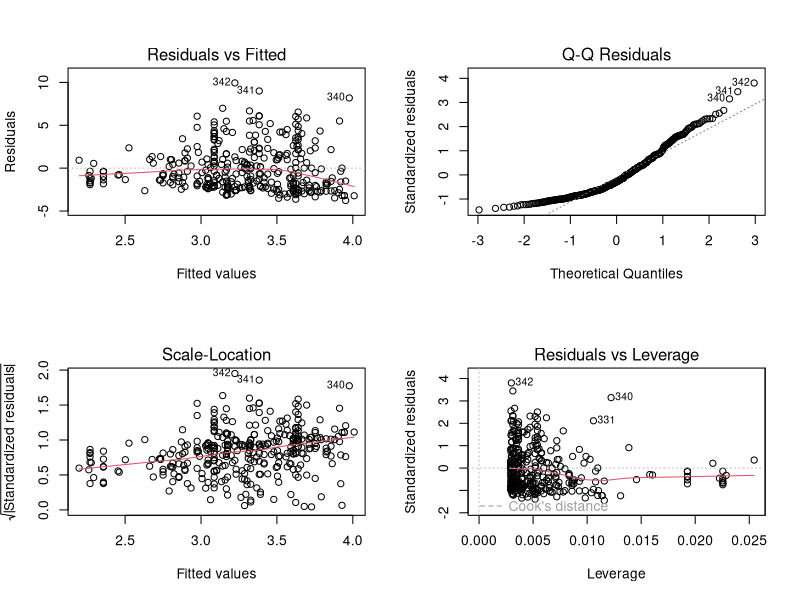
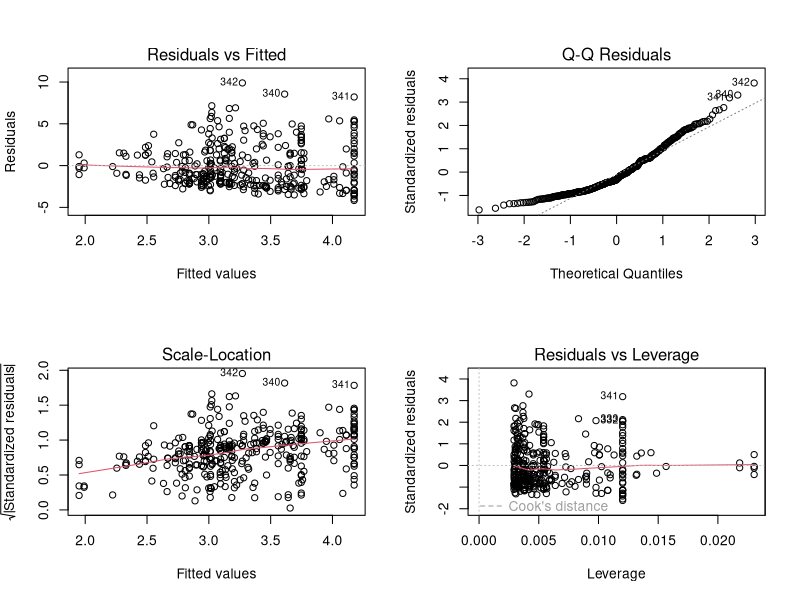
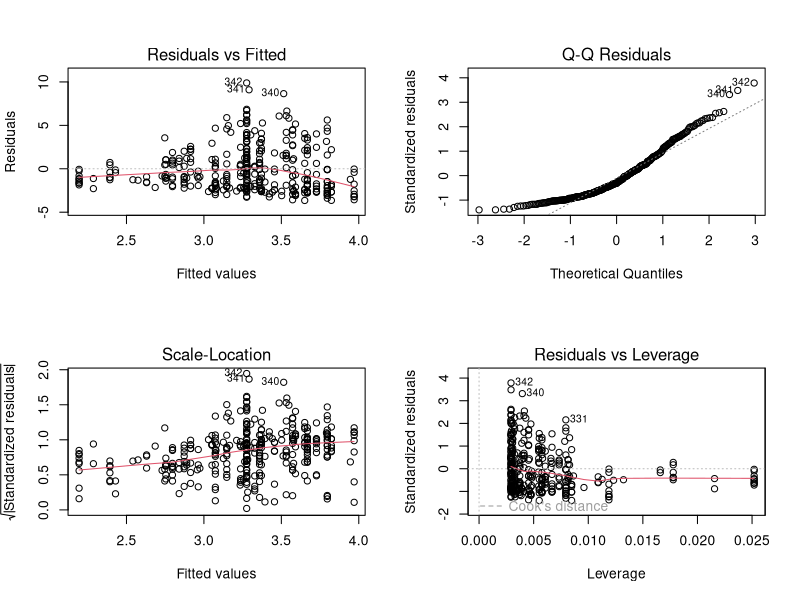
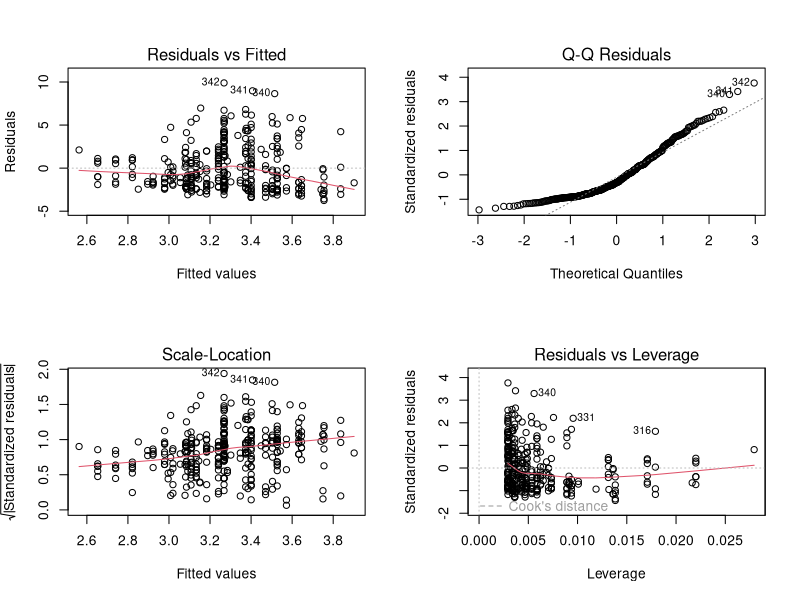
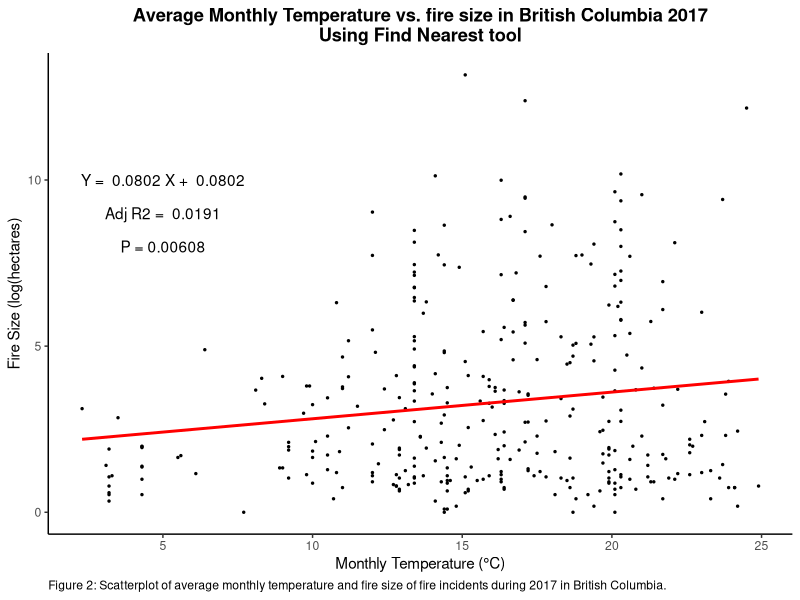
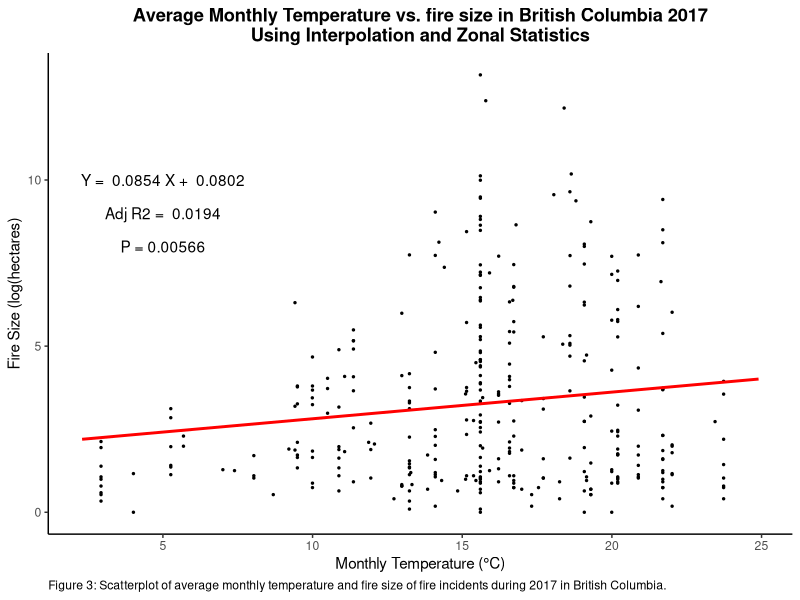
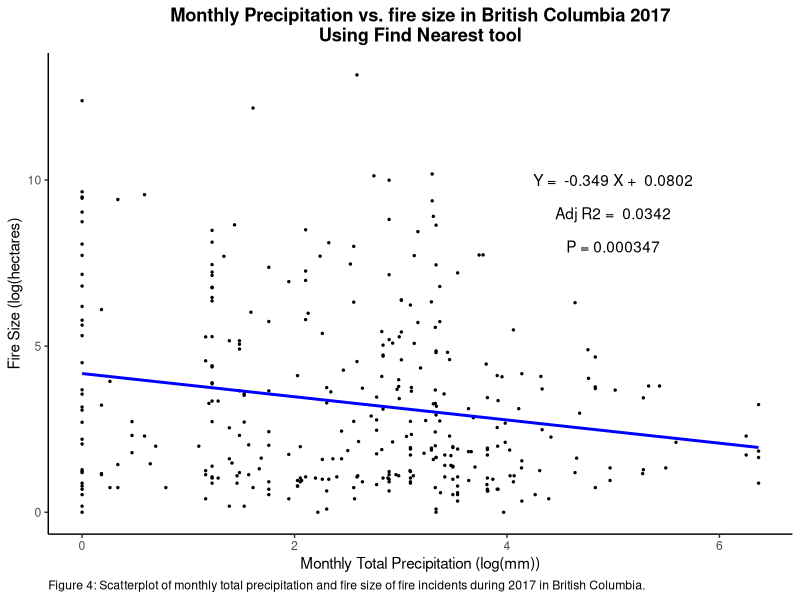
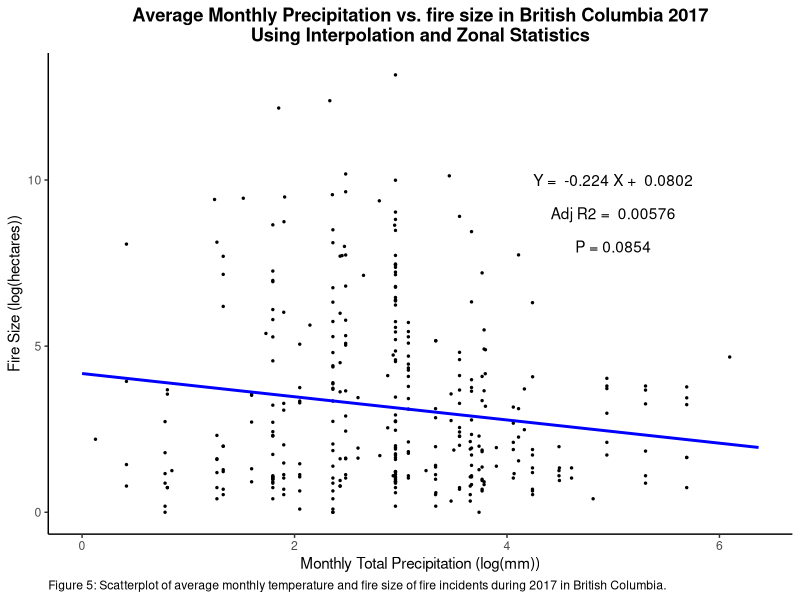

Write R code to recreate these figures, in order.
install.packages("ggplot2")
library("ggplot2")

#Set working directory
dir <- "/Users/mikenewton/Desktop/Geog428/FinalProject/Data/FirePrediction/Fires/Methods"
setwd(dir)

#Reading in dataset
firePoly <- read.csv("firePolyWeather2017_for_scatterplot.csv")
#colnames(firePoly)
#head(firePoly)

#subset columns
firePoly <- firePoly[,c(7,14,23:25,29,36,37)]
colnames(firePoly)
head(firePoly)

#convert hospital distance and population values to log
firePoly$SIZE_HA <- log(firePoly$SIZE_HA + 1) #add 1 so values less than 1 are not negative
firePoly$Near.totalPrecip <- log(firePoly$Near.totalPrecip + 1)
firePoly$Interpolate.AvePrecip <- log(firePoly$Interpolate.AvePrecip + 1)
#head(firePoly)

#linear models
lm.model.NearTemp <- lm(firePoly$SIZE_HA~firePoly$Near.AveTemp)
lm.model.NearPrecip <- lm(firePoly$SIZE_HA~firePoly$Near.totalPrecip)
lm.model.IntTemp <- lm(firePoly$SIZE_HA~firePoly$Interpolate.AveTemp)
lm.model.IntPrecip <- lm(firePoly$SIZE_HA~firePoly$Interpolate.AvePrecip)

#summary of Linear models
summary(lm.model.NearTemp)
par(mfrow = c(2,2)) #sets up result plots in 2 by 2 pane
plot(lm.model.NearTemp) 

summary(lm.model.NearPrecip)
par(mfrow = c(2,2)) #sets up result plots in 2 by 2 pane
plot(lm.model.NearPrecip) 

summary(lm.model.IntTemp)
par(mfrow = c(2,2)) #sets up result plots in 2 by 2 pane
plot(lm.model.IntTemp) 

summary(lm.model.IntPrecip)
par(mfrow = c(2,2)) #sets up result plots in 2 by 2 pane
plot(lm.model.IntPrecip) 

#scatterplot Near tool Temp
png("./NearTempScatterplot.png", width = 8, height = 6, units = "in", res = 300) #create a png file
ggplot(firePoly, aes(x=Near.AveTemp, y=SIZE_HA)) + #classify x and y, qualitative classes
  geom_point(size = 0.5) + #set point size
  annotate(geom="text", x=5, y=10, label=paste("Y = ", signif(lm.model.NearTemp$coef[[2]],3),"X + ", signif(lm.model.NearTemp$coef[[2]],3))) +
  annotate(geom="text", x=5, y=9, label=paste("Adj R2 = ",signif(summary(lm.model.NearTemp)$adj.r.squared, 3))) +
  annotate(geom="text", x=5, y=8, label=paste("P =",signif(summary(lm.model.NearTemp)$coef[2,4],3))) +
  stat_smooth(data = firePoly, aes(x=Near.AveTemp, y=SIZE_HA), method = lm, se = FALSE, formula = y ~ x, col = "red") +
  labs(title = "Average Monthly Temperature vs. fire size in British Columbia 2017\nUsing Find Nearest tool", 
       x = "Monthly Temperature (°C)", 
       y = "Fire Size (log(hectares)",
       caption = "Figure 2: Scatterplot of average monthly temperature and fire size of fire incidents during 2017 in British Columbia.") + #label plot, x axis, y axis
  theme_classic() + #set the theme to classic (removes background and borders etc.)
  theme(plot.title = element_text(face = "bold", hjust = 0.5), plot.caption = element_text(hjust = 0)) #set title to center and bold
dev.off()

#scatterplot Interpolation Temp
png("./InterpolateTempScatterplot.png", width = 8, height = 6, units = "in", res = 300) #create a png file
ggplot(firePoly, aes(x=Interpolate.AveTemp, y=SIZE_HA)) + #classify x and y, qualitative classes
  geom_point(size = 0.5) + #set point size
  annotate(geom="text", x=5, y=10, label=paste("Y = ", signif(lm.model.IntTemp$coef[[2]],3),"X + ", signif(lm.model.NearTemp$coef[[2]],3))) +
  annotate(geom="text", x=5, y=9, label=paste("Adj R2 = ",signif(summary(lm.model.IntTemp)$adj.r.squared, 3))) +
  annotate(geom="text", x=5, y=8, label=paste("P =",signif(summary(lm.model.IntTemp)$coef[2,4],3))) +
  stat_smooth(data = firePoly, aes(x=Near.AveTemp, y=SIZE_HA), method = lm, se = FALSE, formula = y ~ x, col = "red") +
  labs(title = "Average Monthly Temperature vs. fire size in British Columbia 2017\nUsing Interpolation and Zonal Statistics", 
       x = "Monthly Temperature (°C)", 
       y = "Fire Size (log(hectares)",
       caption = "Figure 3: Scatterplot of average monthly temperature and fire size of fire incidents during 2017 in British Columbia.") + #label plot, x axis, y axis
  theme_classic() + #set the theme to classic (removes background and borders etc.)
  theme(plot.title = element_text(face = "bold", hjust = 0.5), plot.caption = element_text(hjust = 0)) #set title to center and bold
dev.off()

#scatterplot near tool Precip
png("./NearPrecipScatterplot.png", width = 8, height = 6, units = "in", res = 300) #create a png file
ggplot(firePoly, aes(x=Near.totalPrecip, y=SIZE_HA)) + #classify x and y, qualitative classes
  geom_point(size = 0.5) + #set point size
  annotate(geom="text", x=5, y=10, label=paste("Y = ", signif(lm.model.NearPrecip$coef[[2]],3),"X + ", signif(lm.model.NearTemp$coef[[2]],3))) +
  annotate(geom="text", x=5, y=9, label=paste("Adj R2 = ",signif(summary(lm.model.NearPrecip)$adj.r.squared, 3))) +
  annotate(geom="text", x=5, y=8, label=paste("P =",signif(summary(lm.model.NearPrecip)$coef[2,4],3))) +
  stat_smooth(data = firePoly, aes(x=Near.totalPrecip, y=SIZE_HA), method = lm, se = FALSE, formula = y ~ x, col = "blue") +
  labs(title = "Monthly Precipitation vs. fire size in British Columbia 2017\nUsing Find Nearest tool", 
       x = "Monthly Total Precipitation (log(mm))", 
       y = "Fire Size (log(hectares)",
       caption = "Figure 4: Scatterplot of monthly total precipitation and fire size of fire incidents during 2017 in British Columbia.") + #label plot, x axis, y axis
  theme_classic() + #set the theme to classic (removes background and borders etc.)
  theme(plot.title = element_text(face = "bold", hjust = 0.5), plot.caption = element_text(hjust = 0)) #set title to center and bold
dev.off()

#scatterplot Interpolation Precip
png("./InterpolatePrecipScatterplot.png", width = 8, height = 6, units = "in", res = 300) #create a png file
ggplot(firePoly, aes(x=Interpolate.AvePrecip, y=SIZE_HA)) + #classify x and y, qualitative classes
  geom_point(size = 0.5) + #set point size
  annotate(geom="text", x=5, y=10, label=paste("Y = ", signif(lm.model.IntPrecip$coef[[2]],3),"X + ", signif(lm.model.NearTemp$coef[[2]],3))) +
  annotate(geom="text", x=5, y=9, label=paste("Adj R2 = ",signif(summary(lm.model.IntPrecip)$adj.r.squared, 3))) +
  annotate(geom="text", x=5, y=8, label=paste("P =",signif(summary(lm.model.IntPrecip)$coef[2,4],3))) +
  stat_smooth(data = firePoly, aes(x=Near.totalPrecip, y=SIZE_HA), method = lm, se = FALSE, formula = y ~ x, col = "blue") +
  labs(title = "Average Monthly Precipitation vs. fire size in British Columbia 2017\nUsing Interpolation and Zonal Statistics", 
       x = "Monthly Total Precipitation (log(mm))", 
       y = "Fire Size (log(hectares))",
       caption = "Figure 5: Scatterplot of average monthly temperature and fire size of fire incidents during 2017 in British Columbia.") + #label plot, x axis, y axis
  theme_classic() + #set the theme to classic (removes background and borders etc.)
  theme(plot.title = element_text(face = "bold", hjust = 0.5), plot.caption = element_text(hjust = 0)) #set title to center and bold
dev.off()
